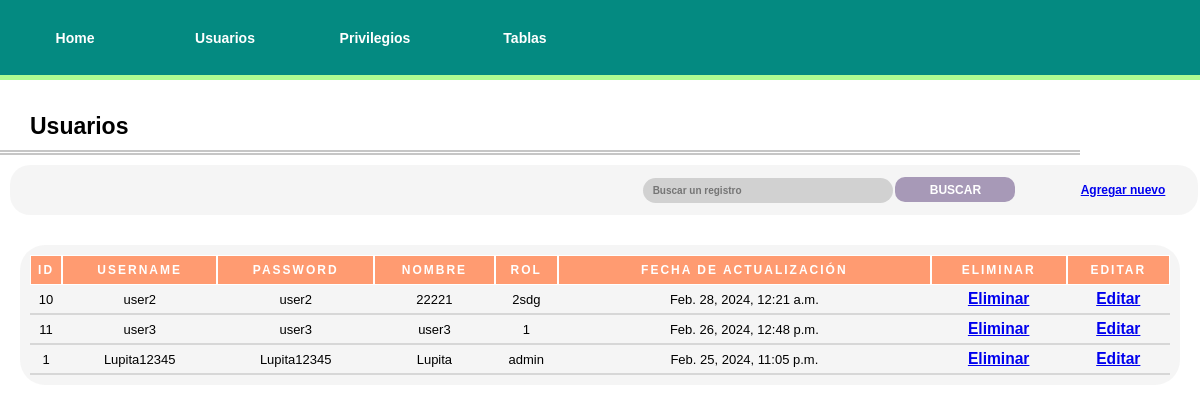
Page /administration/Users/ on the committed database.
### administration/models.py (models this page shows, shortened)
class User(models.Model):
    username = models.CharField(max_length = 100)
    password = models.CharField(max_length=100)
    name = models.CharField(max_length=100)
    rol = models.CharField(max_length = 100)
    update_date = models.DateTimeField("Fecha de actualizacion")

### administration/views.py (the view)
# urls.py: path("Users/", views.users, name="users"),
def users(request):
    if request.GET.get("searching",False):
        search = request.GET['searching']
        if search.strip() != "":
            user_list= User.objects.filter(username__contains=search)
        else:
            user_list= User.objects.order_by("-update_date")
    else:
        user_list= User.objects.order_by("-update_date")
    context = {
        "obj_list":user_list,
        "interface": "Usuarios"
    }
    return render(request, "administration/users.html", context)

### administration/templates/administration/users.html (shortened to what this page needs)
{% load static %}
<!DOCTYPE html>
<html lang="es">
<head>
    <link rel="stylesheet" href="{% static 'styles/styles.css' %}">
</head>
<body>
    <nav>
        <ul>
            <li><a href="{% url 'administration:index' %}">Home</a></li>
            <li><a href="{% url 'administration:users' %}">Usuarios</a></li>
            <li><a href="{% url 'administration:privileges' %}">Privilegios</a></li>
            <li><a href="{% url 'administration:tables' %}">Tablas</a></li>
        </ul>
    </nav>
    <header>
        <div class="h1-container">
            <h1>{{ interface }}</h1>
        </div>
        <div class="double-divider"></div>
        <div class="options-container">
            <form action="" method="get">
                <input type="text" name="searching" id="searching" placeholder="Buscar un registro">
                <button onclick="">Buscar</button>
            </form>
            <a
                href="{% if interface == 'Usuarios' %} {% url 'administration:new_user' %} {% elif interface == 'Privilegios' %} {% url 'administration:new_privilege'  %} {% elif interface == 'Tablas' %} {% url 'administration:new_table' %} {% endif %}">
                Agregar nuevo</a>
        </div>
    </header>
    <main class="container-flex">
        <div class="table-container">
            <table class="bordered-table" cellspacing="0">
                {% if interface == "Usuarios" %}
                <thead>
                    <th>ID</th>
                    <th>Username</th>
                    <th>Password</th>
                    <th>Nombre</th>
                    <th>Rol</th>
                    <th>Fecha de actualización</th>
                    <th>Eliminar</th>
                    <th>Editar</th>
                </thead>
                <tbody>
                    {% if obj_list %}
                    {% for user in obj_list %}
                    <tr>
                        <td>{{ user.id }}</td>
                        <td>{{ user.username }}</td>
                        <td>{{ user.password }}</td>
                        <td>{{ user.name }}</td>
                        <td>{{ user.rol }}</td>
                        <td>{{ user.update_date }}</td>
                        <td><a href="{% url 'administration:delete_user' user.id %}">Eliminar</a></td>
                        <td><a href="{% url 'administration:edit_user' user.id %}">Editar</a></td>
                    </tr>
                    {% endfor %}
                    {% endif %}
                </tbody>
                {% endif %}
            </table>
        </div>
    </main>
</body>
</html>

### administration/static/styles/styles.css (style rules this page uses)
* { padding: 0%; margin: 0%; box-sizing: border-box; font-size: 10px; font-family: Arial, Helvetica, sans-serif; }
:root { --light-green: #ADFC92; --dark-cyan: #048A81; --rose-quartz: #A799B7; --atomic-tangerine: #FF9B71; --tea-green: #DAEDBD; }
nav { display: flex; height: 10vh; width: 100vw; background-color: var(--dark-cyan); border-bottom: solid 5px var(--light-green); }
nav ul { display: flex; width: 50%; height: 100%; align-items: center; justify-content: space-around; list-style: none; }
nav li { width: 20%; height: 100%; display: flex; align-items: center; justify-content: center; color: #fff; }
nav li a { width: 100%; height: 100%; color: inherit; text-decoration: none; font-size: 1.4em; display: flex; justify-content: center; align-items: center; text-decoration: inherit; }
h1 { font-size: 2.3em; }
.h1-container { width: 100vw; height: 60px; display: flex; align-items: flex-end; padding-left: 30px; margin-bottom: 10px; }
.double-divider { height: 3px; width: 90%; border-top:5px rgba(128, 128, 128, 0.449) double; align-self: center; }
.options-container { width: 99vw; height: 50px; display: flex; align-items: center; justify-content: space-around; padding-left: 50%; background-color: rgba(240, 240, 240, 0.64); margin: 10px; border-radius: 20px; }
.options-container input[type=text] { min-width: 250px; height: 25px; border: none; background-color: rgba(128, 128, 128, 0.308); padding-left: 10px; border-radius: 20px; color: #000; outline: none; font-weight: bold; }
.options-container button { min-width: 120px; height: 25px; border: none; border-radius: 10px; background-color: var(--rose-quartz); color: white; font-weight: bold; text-transform: uppercase; font-size: 1.2em; cursor: pointer; }
a { font-size: 1.2em; font-family: inherit; font-weight: bold; }
.bordered-table { width: 100%; }
.container-flex { display: flex; align-items: center; justify-content: center; padding: 20px; }
.table-container { width: 100%; background-color: rgba(240, 240, 240, 0.64); border-radius: 25px; display: flex; flex-direction: column; align-items: center; justify-content: center; padding: 10px; }
.bordered-table td { border-bottom: 2px solid #d7d7d7 !important; text-align: center; font-size: 1.3em; }
.bordered-table th { background-color: var(--atomic-tangerine); color: white; text-transform: uppercase; border: 1px solid #ffffff !important; letter-spacing: 2px; font-weight: bold; font-size: 1.2em; }
.bordered-table td,.bordered-table th { height: 30px; }

### rows in the picture
User: id "10", username "user2", password "user2", name "22221", rol "2sdg", update_date "Feb. 28, 2024, 12:21 a.m."
User: id "11", username "user3", password "user3", name "user3", rol "1", update_date "Feb. 26, 2024, 12:48 p.m."
User: id "1", username "Lupita12345", password "Lupita12345", name "Lupita", rol "admin", update_date "Feb. 25, 2024, 11:05 p.m."

### other values in the picture
{{ interface }} "Usuarios"
